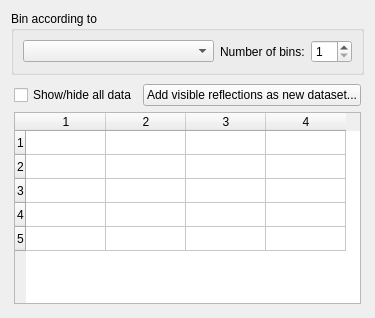
                    <widget class="QWidget" name="bining_tab">
                     <attribute name="title">
                      <string>Binning</string>
                     </attribute>
                     <layout class="QGridLayout" name="gridLayout_13">
                      <item row="1" column="0">
                       <widget class="QWidget" name="widget_6" native="true">
                        <property name="sizePolicy">
                         <sizepolicy hsizetype="Preferred" vsizetype="Preferred">
                          <horstretch>0</horstretch>
                          <verstretch>1</verstretch>
                         </sizepolicy>
                        </property>
                        <layout class="QGridLayout" name="gridLayout_12">
                         <property name="leftMargin">
                          <number>3</number>
                         </property>
                         <property name="topMargin">
                          <number>3</number>
                         </property>
                         <property name="rightMargin">
                          <number>3</number>
                         </property>
                         <property name="bottomMargin">
                          <number>3</number>
                         </property>
                         <item row="1" column="1">
                          <widget class="QPushButton" name="addDatasetBtn">
                           <property name="sizePolicy">
                            <sizepolicy hsizetype="Minimum" vsizetype="Fixed">
                             <horstretch>0</horstretch>
                             <verstretch>0</verstretch>
                            </sizepolicy>
                           </property>
                           <property name="minimumSize">
                            <size>
                             <width>200</width>
                             <height>0</height>
                            </size>
                           </property>
                           <property name="toolTip">
                            <string>&lt;html&gt;&lt;head/&gt;&lt;body&gt;&lt;p&gt;Provide a unique label to create a new dataset with the reflections that have opacity = 1.0&lt;/p&gt;&lt;/body&gt;&lt;/html&gt;</string>
                           </property>
                           <property name="text">
                            <string>Add visible reflections as new dataset...</string>
                           </property>
                          </widget>
                         </item>
                         <item row="1" column="0">
                          <widget class="QCheckBox" name="OpaqueAllCheckbox">
                           <property name="sizePolicy">
                            <sizepolicy hsizetype="Preferred" vsizetype="Fixed">
                             <horstretch>0</horstretch>
                             <verstretch>0</verstretch>
                            </sizepolicy>
                           </property>
                           <property name="text">
                            <string>Show/hide all data</string>
                           </property>
                          </widget>
                         </item>
                         <item row="2" column="0" colspan="2">
                          <widget class="QTableWidget" name="binstable">
                           <property name="sizePolicy">
                            <sizepolicy hsizetype="Preferred" vsizetype="Expanding">
                             <horstretch>0</horstretch>
                             <verstretch>1</verstretch>
                            </sizepolicy>
                           </property>
                           <property name="minimumSize">
                            <size>
                             <width>0</width>
                             <height>0</height>
                            </size>
                           </property>
                           <property name="toolTip">
                            <string>&lt;html&gt;&lt;head/&gt;&lt;body&gt;&lt;p&gt;Change a bin threshold by entering a preferred value in the in the &amp;quot;lower bin value&amp;quot; column for a particular bin.&lt;br/&gt;Change visibility of bins either by ticking or unticking the check boxes or by entering opacity values between 0 and 1. Reflections with values less than 0.3 will not respond to mouse clicks.&lt;br/&gt;&lt;/p&gt;&lt;/body&gt;&lt;/html&gt;</string>
                           </property>
                           <property name="sizeAdjustPolicy">
                            <enum>QAbstractScrollArea::AdjustIgnored</enum>
                           </property>
                           <property name="verticalScrollMode">
                            <enum>QAbstractItemView::ScrollPerPixel</enum>
                           </property>
                           <property name="horizontalScrollMode">
                            <enum>QAbstractItemView::ScrollPerPixel</enum>
                           </property>
                           <property name="rowCount">
                            <number>5</number>
                           </property>
                           <property name="columnCount">
                            <number>4</number>
                           </property>
                           <attribute name="horizontalHeaderCascadingSectionResizes">
                            <bool>false</bool>
                           </attribute>
                           <attribute name="horizontalHeaderDefaultSectionSize">
                            <number>80</number>
                           </attribute>
                           <attribute name="horizontalHeaderStretchLastSection">
                            <bool>false</bool>
                           </attribute>
                           <attribute name="verticalHeaderMinimumSectionSize">
                            <number>10</number>
                           </attribute>
                           <attribute name="verticalHeaderDefaultSectionSize">
                            <number>24</number>
                           </attribute>
                           <attribute name="verticalHeaderHighlightSections">
                            <bool>true</bool>
                           </attribute>
                           <row/>
                           <row/>
                           <row/>
                           <row/>
                           <row/>
                           <column/>
                           <column/>
                           <column/>
                           <column/>
                          </widget>
                         </item>
                        </layout>
                       </widget>
                      </item>
                      <item row="0" column="0">
                       <widget class="QGroupBox" name="groupBox_5">
                        <property name="sizePolicy">
                         <sizepolicy hsizetype="Preferred" vsizetype="Fixed">
                          <horstretch>0</horstretch>
                          <verstretch>0</verstretch>
                         </sizepolicy>
                        </property>
                        <property name="title">
                         <string>Bin according to</string>
                        </property>
                        <layout class="QGridLayout" name="gridLayout_11">
                         <item row="0" column="1">
                          <widget class="QLabel" name="label_12">
                           <property name="text">
                            <string>Number of bins:</string>
                           </property>
                          </widget>
                         </item>
                         <item row="0" column="2">
                          <widget class="QSpinBox" name="Nbins_spinBox">
                           <property name="sizePolicy">
                            <sizepolicy hsizetype="Preferred" vsizetype="Preferred">
                             <horstretch>0</horstretch>
                             <verstretch>0</verstretch>
                            </sizepolicy>
                           </property>
                           <property name="toolTip">
                            <string>&lt;html&gt;&lt;head/&gt;&lt;body&gt;&lt;p&gt;Select the number of bins for ordering the currently displayed data set. More than about 10-15 bins will slow down the HKLviewer when working with large datasets.&lt;br/&gt;The requested number of bins may not be created if there are zero reflections in some bins.&lt;/p&gt;&lt;/body&gt;&lt;/html&gt;</string>
                           </property>
                           <property name="minimum">
                            <number>1</number>
                           </property>
                           <property name="maximum">
                            <number>20</number>
                           </property>
                          </widget>
                         </item>
                         <item row="0" column="0">
                          <widget class="QComboBox" name="BinDataComboBox">
                           <property name="sizePolicy">
                            <sizepolicy hsizetype="Preferred" vsizetype="Fixed">
                             <horstretch>2</horstretch>
                             <verstretch>0</verstretch>
                            </sizepolicy>
                           </property>
                           <property name="toolTip">
                            <string>&lt;html&gt;&lt;head/&gt;&lt;body&gt;&lt;p&gt;Rank the currently displayed dataset in bins according resolution or the values of a selected dataset or singletons. Reflections in the currently displayed dataset not matching any reflections in the selected dataset will be put in a bin labelled with &amp;quot;nan&amp;quot;.&lt;/p&gt;&lt;/body&gt;&lt;/html&gt;</string>
                           </property>
                          </widget>
                         </item>
                        </layout>
                       </widget>
                      </item>
                     </layout>
                    </widget>
